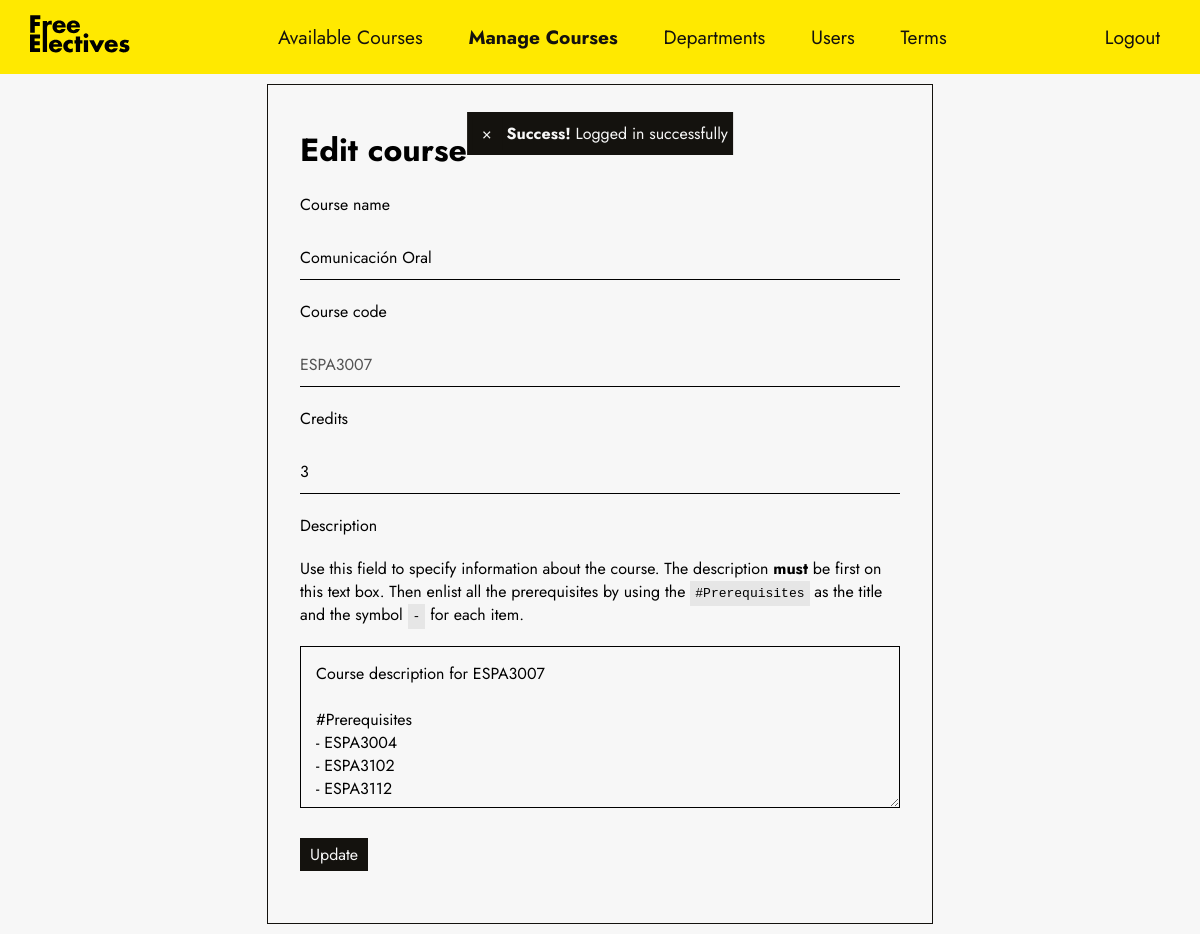
Page /index.php?courses&edit=ESPA3007 (signed in) on the committed database.
### tables this page shows
CREATE TABLE `courses` (
  `course_id` char(8) NOT NULL,
  `course_name` varchar(45) NOT NULL,
  `course_credits` tinyint(1) UNSIGNED NOT NULL,
  `course_desc` text DEFAULT NULL,
  `dept_id` char(4) NOT NULL,
  `updated_by` varchar(20) DEFAULT NULL,
  `last_updated` timestamp NOT NULL DEFAULT current_timestamp()
);

### database/connector.php (called while the page is built, shortened)
<?php
final class DB
{
    private static $database;
    private static $database_name;
    public static function connect($connection, $user = 'root', $password = '')
    {
        $dsn = CONFIG['database']['service'] . ':' . http_build_query($connection, '', ';');
        try {
            self::$database = new PDO($dsn, $user, $password, [
                PDO::ATTR_DEFAULT_FETCH_MODE => PDO::FETCH_ASSOC,
                PDO::ATTR_ERRMODE => PDO::ERRMODE_EXCEPTION
            ]);
            self::$database_name = $connection['dbname'];
        } catch (PDOException $e) {
            throw new DatabaseConnectionException("Error connecting to the database with driver '" . CONFIG['database']['service'] . "': " . $e->getMessage(), 0, $e);
        }
    }
    public static function whereAll(string $table, string $where, string $equal, string $column = '*'): array
    {
        $sql = 'SELECT ' . $column . ' FROM ' . self::$database_name . '.' . $table . ' WHERE ' . $where . ' = ' . quote($equal);
        $statement = self::$database->prepare($sql);
        $statement->execute();
        return $statement->fetchAll();
    }
    public static function where(string $table, string $where, string $equal, string $column = '*', string $operator = '='): array
    {
        $operator = in_array($operator, ['=', '>', '<', '>=', '<=', '!=']) ? $operator : '=';
        $sql = 'SELECT ' . $column . ' FROM ' . self::$database_name . '.' . $table . ' WHERE ' . $where . ' ' . $operator . ' :equal';
        $statement = self::$database->prepare($sql);
        $statement->bindValue(':equal', $equal, PDO::PARAM_STR);
        $statement->execute();
        $results = $statement->fetch();
        if (is_array($results)) {
            return $results;
        }
        return [];
    }
}

### models/Model.php (called while the page is built, shortened)
<?php
require_once('database/connector.php');
class Model
{
    protected static $table;
    protected $attributes = [];
    protected static $primary_key = 'id';
    public function __get($key)
    {
        return $this->attributes[$key] ?? null;
    }
    public static function findAll($id, string $column = null, string $table = null): array
    {
        $data = DB::whereAll($table ?? static::$table, $column ?? static::$primary_key, $id);
        if (empty($data)) {
            throw new ModelNotFoundException('There is no record with the id given:  ' . $id);
        } else {
            $model_list = [];
            foreach ($data as $model) {
                $model_list[] = new static($model, self::sanitize($model));
            }
        }
        return $model_list;
    }
    public static function find($id, string $column = null): Model
    {
        $data = DB::where(static::$table, $column ?? static::$primary_key, $id);
        if (empty($data)) {
            throw new ModelNotFoundException('There is no record with the id given: ' . $id);
        } else {
            return new static($data, self::sanitize($data));
        }
    }
    private function set_attributes(array $data)
    {
        foreach ($data as $key => $value) {
            $this->attributes[$key] = $value;
        }
    }
    private static function sanitize(array $data)
    {
        return $data;
    }
}

### util/helpers.php (called while the page is built, shortened)
<?php
function quote($string)
{
    return '\'' . $string . '\'';
}
function toBBCode(array $content) {
    $output = '';
    foreach ($content as $key => $value) {
        if ($key === 'unkeyed') {
            $output .= $value . "\n";
        } else {
            $output .= '#' . $key . "\n";
            foreach ($value as $item) {
                $output .= '- ' . $item . "\n";
            }
        }
        $output .= "\n";
    }
    return $output;
}

### models/Course.php (called while the page is built, shortened)
<?php
require_once 'Model.php';
class Course extends Model
{
    public function prerequisites()
    {
        try {
            return Prerequisite::findAll($this->attributes['course_id'], 'course_id');
        } catch (ModelNotFoundException $e) {
            return [];
        }
    }
    public function prerequisites_as_list()
    {
        $courses_prerequisite = $this->prerequisites();
        $prerequisites = [];
        foreach ($courses_prerequisite as $me)
            $prerequisites[] = $me->prerequisite;
        return $prerequisites;
    }
    public function description_bbcode()
    {
        return toBBCode([
            'unkeyed' => $this->attributes['course_desc'],
            'Prerequisites' => $this->prerequisites_as_list()
        ]);
    }
}

### views/course_edit.php (the view, shortened to what this page needs)
<!DOCTYPE html>
<html lang="en">
<?php require_once 'partials/header.php'; ?>
<body>
    <?php require_once 'partials/navbar.php'; ?>
    <form class="form" action="#" method="post">
        <h1><i class="las la-edit"></i>Edit course</h1>
        <label for="name">Course name</label>
        <input required type="text" name="name" value="<?= $course->course_name ?>">
        <label for="code">Course code</label>
        <input  pattern="^[A-Z]{4}[0-9]{4}$" disabled type="text" name="code" value="<?= $course->course_id ?>">
        <label for="credits">Credits</label>
        <input required min="1" step="1" type="number" name="credits" value="<?= $course->course_credits ?>">
        <label for="desc">Description</label>
        <p class="tooltip">
            Use this field to specify information about the course. The description <strong>must</strong> be first on this text box. Then enlist
            all the prerequisites by using the <code>#Prerequisites</code> as the title and the symbol <code>-</code> for each item.
        </p>
        <textarea required type="text" name="desc" value=""><?= $course->description_bbcode() ?></textarea>
        <div class="action-group">
            <input class="action primary" type="submit" value="Update">
        </div>
    </form>
</body>
</html>

### css/main.css (style rules this page uses)
:root { --text-font: "Jost", sans-serif; --selection-color: rgb(79, 60, 255); --white-300: #f7f7f7; --white-400: #f2f2f2; --white-500: #e6e6e6; --white-600: #d9d9d9; --white-700: #cccccc; --white-800: #bfbfbf; --white-900: #b3b3b3; --accent-300: #ffe900; --accent-400: rgb(255, 255, 111); --accent-500: rgb(255, 255, 170); --accent-600: rgb(255, 255, 212); --accent-700: rgb(255, 255, 245); --action-color: rgb(20, 18, 14); --action-color-hover: rgb(46, 45, 43); --action-danger: rgb(255, 80, 80); }
* { margin: 0; padding: 0; -webkit-font-smoothing: antialiased; -moz-osx-font-smoothing: grayscale; }
body { font-family: var(--text-font); background-color: var(--white-300); }
input[type="text"], input[type="password"], input[type="email"], input[type="number"] { padding: 10px 0; border: none; background-color: transparent; border-bottom: 1px solid black; outline: none; font-family: var(--text-font); font-size: 1em; }
textarea { border: 1px solid black; background-color: transparent; font-family: var(--text-font); font-size: 1em; min-height: 130px; padding: 15px; outline: none; display: block; resize: vertical; }
input[type="submit"], .action { padding: 5px 10px; font-family: var(--text-font); font-size: 1em; border: none; outline: none; cursor: pointer; transition: all 0.25s ease; }
code { background-color: var(--white-500); padding: 5px; cursor: pointer; transition: all 0.25s ease; }
.action { width: fit-content; }
.action.primary { background-color: var(--action-color); color: var(--white-300); }
.action-group { display: flex; align-items: center; gap: 15px; }

### css/components.css (style rules this page uses)
.form { display: flex; flex-direction: column; padding: 2em; margin: 10px auto; border: 1px solid var(--action-color); max-width: 600px; }
.form * { margin: 10px 0; }

### rows in the picture
courses: name "Comunicación Oral", code "ESPA3007", credits "3"

### other values in the picture
$_SESSION['success'] "Logged in successfully"
